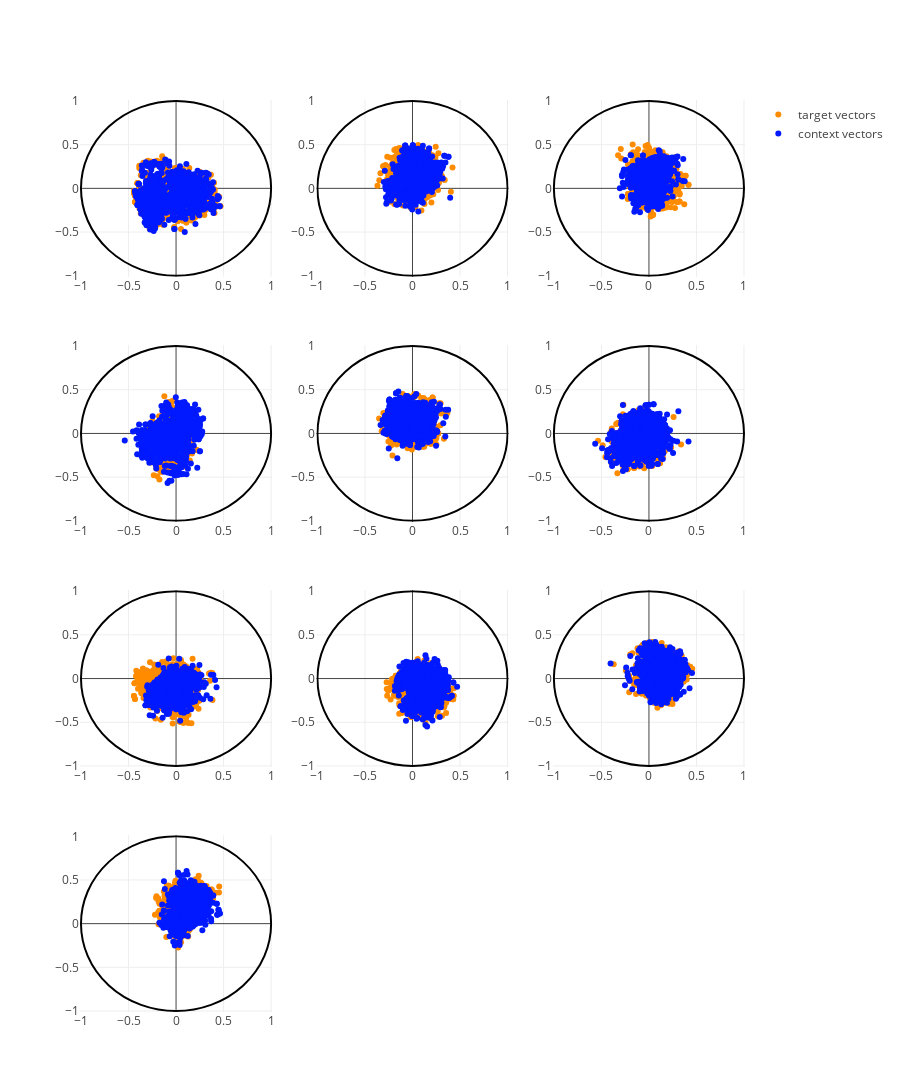

Here is the notebook cell this chart was saved with:
### Code cell
plot_target_vs_context(hyp_model, labeled_word_dict, ratio_words=1)

### Figure 1 — Plotly figure (JSON) as saved in the notebook; plotly's stock layout.template omitted (floating-point values rounded to 4 significant figures; data arrays with more than 128 entries replaced by an {"elided": "..."} marker saying what was removed)
{"data": [{"marker": {"color": "rgba(255,140,0,1)"}, "mode": "markers", "name": "target vectors", "type": "scatter", "x": {"elided": "1115 float values"}, "xaxis": "x1", "y": {"elided": "1115 float values"}, "yaxis": "y1"}, {"marker": {"color": "rgba(0, 25, 255, 1)"}, "mode": "markers", "name": "context vectors", "type": "scatter", "x": {"elided": "1115 float values"}, "xaxis": "x1", "y": {"elided": "1115 float values"}, "yaxis": "y1"}, {"marker": {"color": "rgba(255,140,0,1)"}, "mode": "markers", "name": "target vectors", "showlegend": false, "type": "scatter", "x": {"elided": "1115 float values"}, "xaxis": "x2", "y": {"elided": "1115 float values"}, "yaxis": "y2"}, {"marker": {"color": "rgba(0, 25, 255, 1)"}, "mode": "markers", "name": "context vectors", "showlegend": false, "type": "scatter", "x": {"elided": "1115 float values"}, "xaxis": "x2", "y": {"elided": "1115 float values"}, "yaxis": "y2"}, {"marker": {"color": "rgba(255,140,0,1)"}, "mode": "markers", "name": "target vectors", "showlegend": false, "type": "scatter", "x": {"elided": "1115 float values"}, "xaxis": "x3", "y": {"elided": "1115 float values"}, "yaxis": "y3"}, {"marker": {"color": "rgba(0, 25, 255, 1)"}, "mode": "markers", "name": "context vectors", "showlegend": false, "type": "scatter", "x": {"elided": "1115 float values"}, "xaxis": "x3", "y": {"elided": "1115 float values"}, "yaxis": "y3"}, {"marker": {"color": "rgba(255,140,0,1)"}, "mode": "markers", "name": "target vectors", "showlegend": false, "type": "scatter", "x": {"elided": "1115 float values"}, "xaxis": "x4", "y": {"elided": "1115 float values"}, "yaxis": "y4"}, {"marker": {"color": "rgba(0, 25, 255, 1)"}, "mode": "markers", "name": "context vectors", "showlegend": false, "type": "scatter", "x": {"elided": "1115 float values"}, "xaxis": "x4", "y": {"elided": "1115 float values"}, "yaxis": "y4"}, {"marker": {"color": "rgba(255,140,0,1)"}, "mode": "markers", "name": "target vectors", "showlegend": false, "type": "scatter", "x": {"elided": "1115 float values"}, "xaxis": "x5", "y": {"elided": "1115 float values"}, "yaxis": "y5"}, {"marker": {"color": "rgba(0, 25, 255, 1)"}, "mode": "markers", "name": "context vectors", "showlegend": false, "type": "scatter", "x": {"elided": "1115 float values"}, "xaxis": "x5", "y": {"elided": "1115 float values"}, "yaxis": "y5"}, {"marker": {"color": "rgba(255,140,0,1)"}, "mode": "markers", "name": "target vectors", "showlegend": false, "type": "scatter", "x": {"elided": "1115 float values"}, "xaxis": "x6", "y": {"elided": "1115 float values"}, "yaxis": "y6"}, {"marker": {"color": "rgba(0, 25, 255, 1)"}, "mode": "markers", "name": "context vectors", "showlegend": false, "type": "scatter", "x": {"elided": "1115 float values"}, "xaxis": "x6", "y": {"elided": "1115 float values"}, "yaxis": "y6"}, {"marker": {"color": "rgba(255,140,0,1)"}, "mode": "markers", "name": "target vectors", "showlegend": false, "type": "scatter", "x": {"elided": "1115 float values"}, "xaxis": "x7", "y": {"elided": "1115 float values"}, "yaxis": "y7"}, {"marker": {"color": "rgba(0, 25, 255, 1)"}, "mode": "markers", "name": "context vectors", "showlegend": false, "type": "scatter", "x": {"elided": "1115 float values"}, "xaxis": "x7", "y": {"elided": "1115 float values"}, "yaxis": "y7"}, {"marker": {"color": "rgba(255,140,0,1)"}, "mode": "markers", "name": "target vectors", "showlegend": false, "type": "scatter", "x": {"elided": "1115 float values"}, "xaxis": "x8", "y": {"elided": "1115 float values"}, "yaxis": "y8"}, {"marker": {"color": "rgba(0, 25, 255, 1)"}, "mode": "markers", "name": "context vectors", "showlegend": false, "type": "scatter", "x": {"elided": "1115 float values"}, "xaxis": "x8", "y": {"elided": "1115 float values"}, "yaxis": "y8"}, {"marker": {"color": "rgba(255,140,0,1)"}, "mode": "markers", "name": "target vectors", "showlegend": false, "type": "scatter", "x": {"elided": "1115 float values"}, "xaxis": "x9", "y": {"elided": "1115 float values"}, "yaxis": "y9"}, {"marker": {"color": "rgba(0, 25, 255, 1)"}, "mode": "markers", "name": "context vectors", "showlegend": false, "type": "scatter", "x": {"elided": "1115 float values"}, "xaxis": "x9", "y": {"elided": "1115 float values"}, "yaxis": "y9"}, {"marker": {"color": "rgba(255,140,0,1)"}, "mode": "markers", "name": "target vectors", "showlegend": false, "type": "scatter", "x": {"elided": "1115 float values"}, "xaxis": "x10", "y": {"elided": "1115 float values"}, "yaxis": "y10"}, {"marker": {"color": "rgba(0, 25, 255, 1)"}, "mode": "markers", "name": "context vectors", "showlegend": false, "type": "scatter", "x": {"elided": "1115 float values"}, "xaxis": "x10", "y": {"elided": "1115 float values"}, "yaxis": "y10"}], "layout": {"height": 1200, "shapes": [{"line": {"color": "rgba(0, 0, 0, 1)"}, "type": "circle", "x0": -1, "x1": 1, "xref": "x1", "y0": -1, "y1": 1, "yref": "y1"}, {"line": {"color": "rgba(0, 0, 0, 1)"}, "type": "circle", "x0": -1, "x1": 1, "xref": "x2", "y0": -1, "y1": 1, "yref": "y2"}, {"line": {"color": "rgba(0, 0, 0, 1)"}, "type": "circle", "x0": -1, "x1": 1, "xref": "x3", "y0": -1, "y1": 1, "yref": "y3"}, {"line": {"color": "rgba(0, 0, 0, 1)"}, "type": "circle", "x0": -1, "x1": 1, "xref": "x4", "y0": -1, "y1": 1, "yref": "y4"}, {"line": {"color": "rgba(0, 0, 0, 1)"}, "type": "circle", "x0": -1, "x1": 1, "xref": "x5", "y0": -1, "y1": 1, "yref": "y5"}, {"line": {"color": "rgba(0, 0, 0, 1)"}, "type": "circle", "x0": -1, "x1": 1, "xref": "x6", "y0": -1, "y1": 1, "yref": "y6"}, {"line": {"color": "rgba(0, 0, 0, 1)"}, "type": "circle", "x0": -1, "x1": 1, "xref": "x7", "y0": -1, "y1": 1, "yref": "y7"}, {"line": {"color": "rgba(0, 0, 0, 1)"}, "type": "circle", "x0": -1, "x1": 1, "xref": "x8", "y0": -1, "y1": 1, "yref": "y8"}, {"line": {"color": "rgba(0, 0, 0, 1)"}, "type": "circle", "x0": -1, "x1": 1, "xref": "x9", "y0": -1, "y1": 1, "yref": "y9"}, {"line": {"color": "rgba(0, 0, 0, 1)"}, "type": "circle", "x0": -1, "x1": 1, "xref": "x10", "y0": -1, "y1": 1, "yref": "y10"}], "width": 900, "xaxis1": {"anchor": "y1", "domain": [0, 0.2889]}, "xaxis10": {"anchor": "y10", "domain": [0, 0.2889]}, "xaxis11": {"anchor": "y11", "domain": [0.3556, 0.6444]}, "xaxis12": {"anchor": "y12", "domain": [0.7111, 1]}, "xaxis2": {"anchor": "y2", "domain": [0.3556, 0.6444]}, "xaxis3": {"anchor": "y3", "domain": [0.7111, 1]}, "xaxis4": {"anchor": "y4", "domain": [0, 0.2889]}, "xaxis5": {"anchor": "y5", "domain": [0.3556, 0.6444]}, "xaxis6": {"anchor": "y6", "domain": [0.7111, 1]}, "xaxis7": {"anchor": "y7", "domain": [0, 0.2889]}, "xaxis8": {"anchor": "y8", "domain": [0.3556, 0.6444]}, "xaxis9": {"anchor": "y9", "domain": [0.7111, 1]}, "yaxis1": {"anchor": "x1", "domain": [0.8063, 1]}, "yaxis10": {"anchor": "x10", "domain": [0, 0.1938]}, "yaxis11": {"anchor": "x11", "domain": [0, 0.1938]}, "yaxis12": {"anchor": "x12", "domain": [0, 0.1938]}, "yaxis2": {"anchor": "x2", "domain": [0.8063, 1]}, "yaxis3": {"anchor": "x3", "domain": [0.8063, 1]}, "yaxis4": {"anchor": "x4", "domain": [0.5375, 0.7312]}, "yaxis5": {"anchor": "x5", "domain": [0.5375, 0.7312]}, "yaxis6": {"anchor": "x6", "domain": [0.5375, 0.7312]}, "yaxis7": {"anchor": "x7", "domain": [0.2687, 0.4625]}, "yaxis8": {"anchor": "x8", "domain": [0.2687, 0.4625]}, "yaxis9": {"anchor": "x9", "domain": [0.2687, 0.4625]}}}
